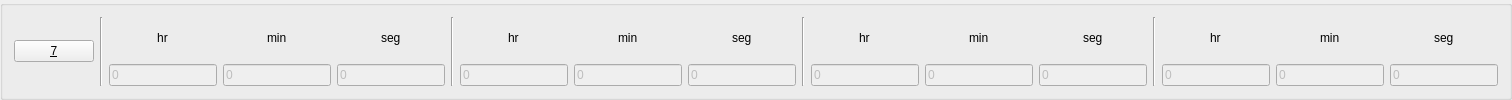
     <widget class="QGroupBox" name="groupBox_5">
      <property name="title">
       <string/>
      </property>
      <layout class="QHBoxLayout" name="horizontalLayout_79">
       <item>
        <layout class="QHBoxLayout" name="horizontalLayout_80">
         <item>
          <widget class="QPushButton" name="valve1_16">
           <property name="sizePolicy">
            <sizepolicy hsizetype="Expanding" vsizetype="Fixed">
             <horstretch>0</horstretch>
             <verstretch>0</verstretch>
            </sizepolicy>
           </property>
           <property name="text">
            <string>&amp;7</string>
           </property>
           <property name="checkable">
            <bool>true</bool>
           </property>
          </widget>
         </item>
         <item>
          <widget class="Line" name="line_59">
           <property name="orientation">
            <enum>Qt::Vertical</enum>
           </property>
          </widget>
         </item>
         <item>
          <layout class="QVBoxLayout" name="verticalLayout_191">
           <item alignment="Qt::AlignHCenter">
            <widget class="QLabel" name="label_195">
             <property name="sizePolicy">
              <sizepolicy hsizetype="Fixed" vsizetype="Preferred">
               <horstretch>0</horstretch>
               <verstretch>0</verstretch>
              </sizepolicy>
             </property>
             <property name="text">
              <string>hr</string>
             </property>
             <property name="alignment">
              <set>Qt::AlignCenter</set>
             </property>
            </widget>
           </item>
           <item>
            <widget class="QLineEdit" name="edit1_delayh_160">
             <property name="enabled">
              <bool>false</bool>
             </property>
             <property name="sizePolicy">
              <sizepolicy hsizetype="Expanding" vsizetype="Fixed">
               <horstretch>0</horstretch>
               <verstretch>0</verstretch>
              </sizepolicy>
             </property>
             <property name="styleSheet">
              <string notr="true"/>
             </property>
             <property name="text">
              <string>0</string>
             </property>
             <property name="placeholderText">
              <string/>
             </property>
            </widget>
           </item>
          </layout>
         </item>
         <item>
          <layout class="QVBoxLayout" name="verticalLayout_192">
           <item alignment="Qt::AlignHCenter">
            <widget class="QLabel" name="label_196">
             <property name="sizePolicy">
              <sizepolicy hsizetype="Fixed" vsizetype="Preferred">
               <horstretch>0</horstretch>
               <verstretch>0</verstretch>
              </sizepolicy>
             </property>
             <property name="text">
              <string>min</string>
             </property>
            </widget>
           </item>
           <item>
            <widget class="QLineEdit" name="edit1_delaym_16">
             <property name="enabled">
              <bool>false</bool>
             </property>
             <property name="text">
              <string>0</string>
             </property>
            </widget>
           </item>
          </layout>
         </item>
         <item>
          <layout class="QVBoxLayout" name="verticalLayout_193">
           <item alignment="Qt::AlignHCenter">
            <widget class="QLabel" name="label_197">
             <property name="sizePolicy">
              <sizepolicy hsizetype="Preferred" vsizetype="Preferred">
               <horstretch>0</horstretch>
               <verstretch>0</verstretch>
              </sizepolicy>
             </property>
             <property name="text">
              <string>seg</string>
             </property>
            </widget>
           </item>
           <item>
            <widget class="QLineEdit" name="edit1_delays_16">
             <property name="enabled">
              <bool>false</bool>
             </property>
             <property name="text">
              <string>0</string>
             </property>
            </widget>
           </item>
          </layout>
         </item>
        </layout>
       </item>
       <item>
        <widget class="Line" name="line_60">
         <property name="orientation">
          <enum>Qt::Vertical</enum>
         </property>
        </widget>
       </item>
       <item>
        <layout class="QHBoxLayout" name="horizontalLayout_81">
         <item>
          <layout class="QVBoxLayout" name="verticalLayout_194">
           <item alignment="Qt::AlignHCenter">
            <widget class="QLabel" name="label_198">
             <property name="sizePolicy">
              <sizepolicy hsizetype="Fixed" vsizetype="Preferred">
               <horstretch>0</horstretch>
               <verstretch>0</verstretch>
              </sizepolicy>
             </property>
             <property name="text">
              <string>hr</string>
             </property>
            </widget>
           </item>
           <item>
            <widget class="QLineEdit" name="edit1_delayh_161">
             <property name="enabled">
              <bool>false</bool>
             </property>
             <property name="sizePolicy">
              <sizepolicy hsizetype="Expanding" vsizetype="Fixed">
               <horstretch>0</horstretch>
               <verstretch>0</verstretch>
              </sizepolicy>
             </property>
             <property name="styleSheet">
              <string notr="true"/>
             </property>
             <property name="text">
              <string>0</string>
             </property>
             <property name="placeholderText">
              <string/>
             </property>
            </widget>
           </item>
          </layout>
         </item>
         <item>
          <layout class="QVBoxLayout" name="verticalLayout_195">
           <item alignment="Qt::AlignHCenter">
            <widget class="QLabel" name="label_199">
             <property name="sizePolicy">
              <sizepolicy hsizetype="Fixed" vsizetype="Preferred">
               <horstretch>0</horstretch>
               <verstretch>0</verstretch>
              </sizepolicy>
             </property>
             <property name="text">
              <string>min</string>
             </property>
            </widget>
           </item>
           <item>
            <widget class="QLineEdit" name="edit1_delayh_162">
             <property name="enabled">
              <bool>false</bool>
             </property>
             <property name="sizePolicy">
              <sizepolicy hsizetype="Expanding" vsizetype="Fixed">
               <horstretch>0</horstretch>
               <verstretch>0</verstretch>
              </sizepolicy>
             </property>
             <property name="styleSheet">
              <string notr="true"/>
             </property>
             <property name="text">
              <string>0</string>
             </property>
             <property name="placeholderText">
              <string/>
             </property>
            </widget>
           </item>
          </layout>
         </item>
         <item>
          <layout class="QVBoxLayout" name="verticalLayout_196">
           <item alignment="Qt::AlignHCenter">
            <widget class="QLabel" name="label_200">
             <property name="sizePolicy">
              <sizepolicy hsizetype="Fixed" vsizetype="Preferred">
               <horstretch>0</horstretch>
               <verstretch>0</verstretch>
              </sizepolicy>
             </property>
             <property name="text">
              <string>seg</string>
             </property>
            </widget>
           </item>
           <item>
            <widget class="QLineEdit" name="edit1_delayh_163">
             <property name="enabled">
              <bool>false</bool>
             </property>
             <property name="sizePolicy">
              <sizepolicy hsizetype="Expanding" vsizetype="Fixed">
               <horstretch>0</horstretch>
               <verstretch>0</verstretch>
              </sizepolicy>
             </property>
             <property name="styleSheet">
              <string notr="true"/>
             </property>
             <property name="text">
              <string>0</string>
             </property>
             <property name="placeholderText">
              <string/>
             </property>
            </widget>
           </item>
          </layout>
         </item>
        </layout>
       </item>
       <item>
        <widget class="Line" name="line_61">
         <property name="orientation">
          <enum>Qt::Vertical</enum>
         </property>
        </widget>
       </item>
       <item>
        <layout class="QHBoxLayout" name="horizontalLayout_82">
         <item>
          <layout class="QVBoxLayout" name="verticalLayout_197">
           <item alignment="Qt::AlignHCenter">
            <widget class="QLabel" name="label_201">
             <property name="sizePolicy">
              <sizepolicy hsizetype="Fixed" vsizetype="Preferred">
               <horstretch>0</horstretch>
               <verstretch>0</verstretch>
              </sizepolicy>
             </property>
             <property name="text">
              <string>hr</string>
             </property>
            </widget>
           </item>
           <item>
            <widget class="QLineEdit" name="edit1_delayh_164">
             <property name="enabled">
              <bool>false</bool>
             </property>
             <property name="sizePolicy">
              <sizepolicy hsizetype="Expanding" vsizetype="Fixed">
               <horstretch>0</horstretch>
               <verstretch>0</verstretch>
              </sizepolicy>
             </property>
             <property name="styleSheet">
              <string notr="true"/>
             </property>
             <property name="text">
              <string>0</string>
             </property>
             <property name="placeholderText">
              <string/>
             </property>
            </widget>
           </item>
          </layout>
         </item>
         <item>
          <layout class="QVBoxLayout" name="verticalLayout_198">
           <item alignment="Qt::AlignHCenter">
            <widget class="QLabel" name="label_202">
             <property name="sizePolicy">
              <sizepolicy hsizetype="Fixed" vsizetype="Preferred">
               <horstretch>0</horstretch>
               <verstretch>0</verstretch>
              </sizepolicy>
             </property>
             <property name="text">
              <string>min</string>
             </property>
            </widget>
           </item>
           <item>
            <widget class="QLineEdit" name="edit1_delayh_165">
             <property name="enabled">
              <bool>false</bool>
             </property>
             <property name="sizePolicy">
              <sizepolicy hsizetype="Expanding" vsizetype="Fixed">
               <horstretch>0</horstretch>
               <verstretch>0</verstretch>
              </sizepolicy>
             </property>
             <property name="styleSheet">
              <string notr="true"/>
             </property>
             <property name="text">
              <string>0</string>
             </property>
             <property name="placeholderText">
              <string/>
             </property>
            </widget>
           </item>
          </layout>
         </item>
         <item>
          <layout class="QVBoxLayout" name="verticalLayout_199">
           <item alignment="Qt::AlignHCenter">
            <widget class="QLabel" name="label_203">
             <property name="sizePolicy">
              <sizepolicy hsizetype="Fixed" vsizetype="Preferred">
               <horstretch>0</horstretch>
               <verstretch>0</verstretch>
              </sizepolicy>
             </property>
             <property name="text">
              <string>seg</string>
             </property>
            </widget>
           </item>
           <item>
            <widget class="QLineEdit" name="edit1_delayh_166">
             <property name="enabled">
              <bool>false</bool>
             </property>
             <property name="sizePolicy">
              <sizepolicy hsizetype="Expanding" vsizetype="Fixed">
               <horstretch>0</horstretch>
               <verstretch>0</verstretch>
              </sizepolicy>
             </property>
             <property name="styleSheet">
              <string notr="true"/>
             </property>
             <property name="text">
              <string>0</string>
             </property>
             <property name="placeholderText">
              <string/>
             </property>
            </widget>
           </item>
          </layout>
         </item>
        </layout>
       </item>
       <item>
        <widget class="Line" name="line_62">
         <property name="orientation">
          <enum>Qt::Vertical</enum>
         </property>
        </widget>
       </item>
       <item>
        <layout class="QHBoxLayout" name="horizontalLayout_83">
         <item>
          <layout class="QVBoxLayout" name="verticalLayout_200">
           <item alignment="Qt::AlignHCenter">
            <widget class="QLabel" name="label_204">
             <property name="sizePolicy">
              <sizepolicy hsizetype="Fixed" vsizetype="Preferred">
               <horstretch>0</horstretch>
               <verstretch>0</verstretch>
              </sizepolicy>
             </property>
             <property name="text">
              <string>hr</string>
             </property>
            </widget>
           </item>
           <item>
            <widget class="QLineEdit" name="edit1_delayh_167">
             <property name="enabled">
              <bool>false</bool>
             </property>
             <property name="sizePolicy">
              <sizepolicy hsizetype="Expanding" vsizetype="Fixed">
               <horstretch>0</horstretch>
               <verstretch>0</verstretch>
              </sizepolicy>
             </property>
             <property name="styleSheet">
              <string notr="true"/>
             </property>
             <property name="text">
              <string>0</string>
             </property>
             <property name="placeholderText">
              <string/>
             </property>
            </widget>
           </item>
          </layout>
         </item>
         <item>
          <layout class="QVBoxLayout" name="verticalLayout_201">
           <item alignment="Qt::AlignHCenter">
            <widget class="QLabel" name="label_205">
             <property name="sizePolicy">
              <sizepolicy hsizetype="Fixed" vsizetype="Preferred">
               <horstretch>0</horstretch>
               <verstretch>0</verstretch>
              </sizepolicy>
             </property>
             <property name="text">
              <string>min</string>
             </property>
            </widget>
           </item>
           <item>
            <widget class="QLineEdit" name="edit1_delayh_168">
             <property name="enabled">
              <bool>false</bool>
             </property>
             <property name="sizePolicy">
              <sizepolicy hsizetype="Expanding" vsizetype="Fixed">
               <horstretch>0</horstretch>
               <verstretch>0</verstretch>
              </sizepolicy>
             </property>
             <property name="styleSheet">
              <string notr="true"/>
             </property>
             <property name="text">
              <string>0</string>
             </property>
             <property name="placeholderText">
              <string/>
             </property>
            </widget>
           </item>
          </layout>
         </item>
         <item>
          <layout class="QVBoxLayout" name="verticalLayout_202">
           <item alignment="Qt::AlignHCenter">
            <widget class="QLabel" name="label_206">
             <property name="sizePolicy">
              <sizepolicy hsizetype="Fixed" vsizetype="Preferred">
               <horstretch>0</horstretch>
               <verstretch>0</verstretch>
              </sizepolicy>
             </property>
             <property name="text">
              <string>seg</string>
             </property>
            </widget>
           </item>
           <item>
            <widget class="QLineEdit" name="edit1_delayh_169">
             <property name="enabled">
              <bool>false</bool>
             </property>
             <property name="sizePolicy">
              <sizepolicy hsizetype="Expanding" vsizetype="Fixed">
               <horstretch>0</horstretch>
               <verstretch>0</verstretch>
              </sizepolicy>
             </property>
             <property name="styleSheet">
              <string notr="true"/>
             </property>
             <property name="text">
              <string>0</string>
             </property>
             <property name="placeholderText">
              <string/>
             </property>
            </widget>
           </item>
          </layout>
         </item>
        </layout>
       </item>
      </layout>
     </widget>
